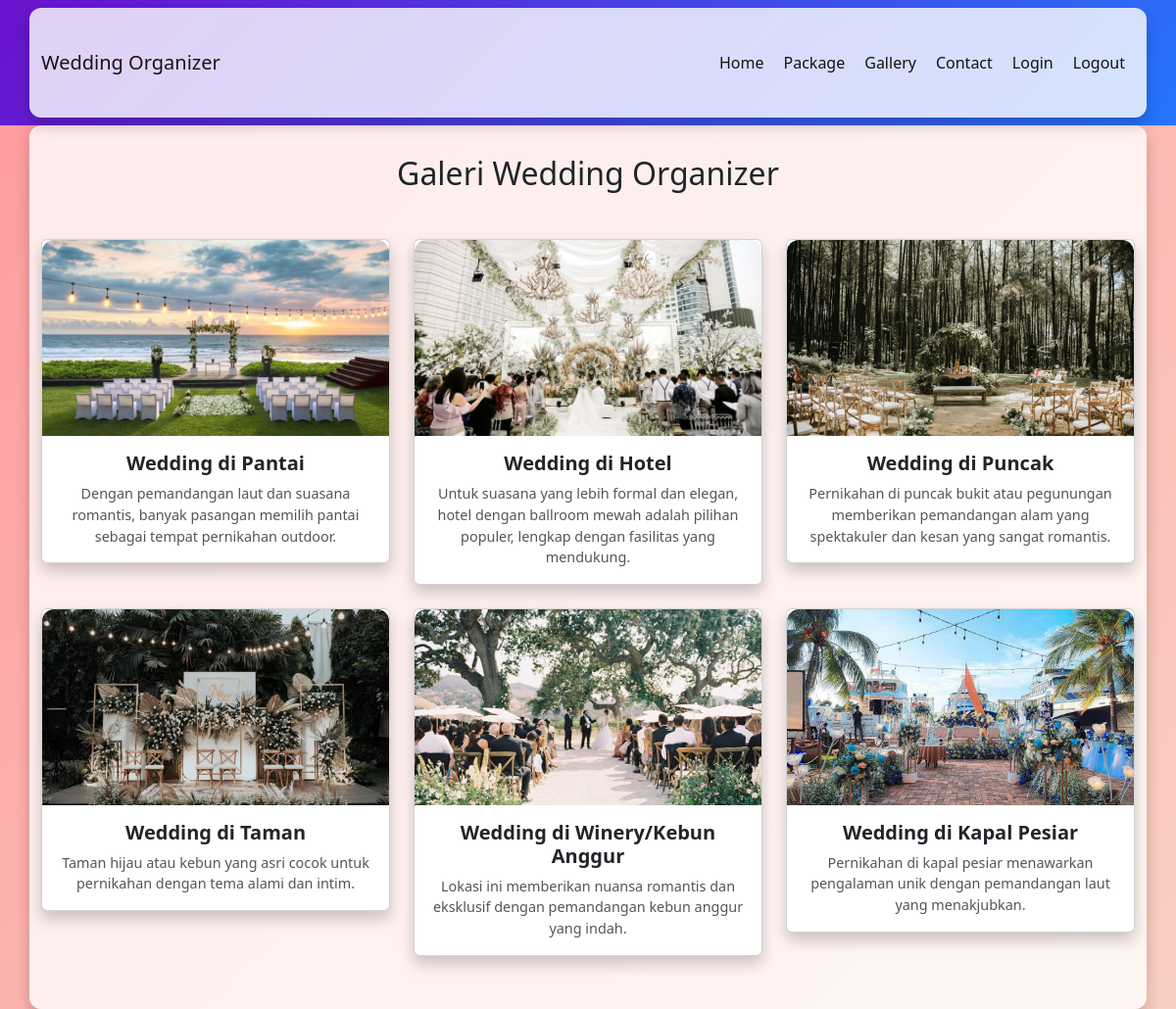
/pages/galeri.php, run on the app's committed database.
### tables this page shows
CREATE TABLE `gallery` (
  `id` int(11) NOT NULL,
  `title` varchar(100) NOT NULL,
  `description` text DEFAULT NULL,
  `image` varchar(255) NOT NULL,
  `created_at` timestamp NOT NULL DEFAULT current_timestamp()
);

### pages/galeri.php (the view, shortened to what this page needs)
<?php
include '../config/database.php';
$query = "SELECT * FROM gallery";
$result = mysqli_query($conn, $query);
?>
<!DOCTYPE html>
<html lang="en">
<head>
    <link href="https://cdn.jsdelivr.net/npm/bootstrap@5.3.3/dist/css/bootstrap.min.css" rel="stylesheet">
</head>
<body>
    <?php include '../includes/navbar.php'; ?>
    <div class="container">
        <h2 class="text-center mb-5">Galeri Wedding Organizer</h2>
        <div class="row">
            <?php while ($row = mysqli_fetch_assoc($result)): ?>
                <div class="col-md-4 mb-4">
                    <div class="card">
                        <img src="../uploads/galeri/<?php echo $row['image']; ?>" class="card-img-top" alt="Image" data-bs-toggle="modal" data-bs-target="#imageModal<?php echo $row['id']; ?>">
                        <div class="card-body">
                            <h5 class="card-title"><?php echo htmlspecialchars($row['title']); ?></h5>
                            <p class="card-text"><?php echo htmlspecialchars($row['description']); ?></p>
                        </div>
                    </div>
                </div>
            <?php endwhile; ?>
        </div>
    </div>
</body>
</html>

### includes/navbar.php (shortened to what this page needs)
<!DOCTYPE html>
<html lang="en">
<head>
    <link href="https://cdn.jsdelivr.net/npm/bootstrap@5.3.3/dist/css/bootstrap.min.css" rel="stylesheet">
</head>
<body>
<nav class="navbar navbar-expand-lg navbar-custom">
    <div class="container">
        <a class="navbar-brand" href="#">Wedding Organizer</a>
        <div class="collapse navbar-collapse" id="navbarNav">
            <ul class="navbar-nav ms-auto">
                <li class="nav-item">
                    <a class="nav-link" href="home.php">Home</a>
                </li>
                <li class="nav-item">
                    <a class="nav-link" href="paket.php">Package</a>
                </li>
                <li class="nav-item">
                    <a class="nav-link" href="galeri.php">Gallery</a>
                </li>
                <li class="nav-item">
                    <a class="nav-link" href="kontak.php">Contact</a>
                </li>
                <li class="nav-item">
                    <a class="nav-link" href="login.php">Login</a>
                </li>
                <li class="nav-item">
                    <a class="nav-link" href="logout.php">Logout</a>
                </li>
            </ul>
        </div>
    </div>
</nav>
</body>
</html>

### pages/galeri.php (style rules this page uses)
body { background: linear-gradient(135deg, #ff9a9e, #fad0c4); font-family: Arial, sans-serif; }
.card { border: none; border-radius: 12px; box-shadow: 0 8px 15px rgba(0, 0, 0, 0.2); display: flex; flex-direction: column; height: 100%; }
.card img { width: 100%; height: 200px; object-fit: cover; border-top-left-radius: 12px; border-top-right-radius: 12px; }
.card-body { padding: 15px; flex-grow: 1; }
.card-title { color: #333333; font-weight: bold; text-align: center; }
.card-text { font-size: 0.9rem; color: #555; text-align: center; }
h2 { color: #333333; }
.container { background: rgba(255, 255, 255, 0.8); padding: 30px; border-radius: 12px; box-shadow: 0 8px 15px rgba(0, 0, 0, 0.2); }

### includes/navbar.php (style rules this page uses)
.navbar-custom { background: linear-gradient(135deg, #6a11cb, #2575fc); }
.navbar-custom .navbar-brand, .navbar-custom .nav-link { color:rgb(20, 20, 20); }
.navbar-custom .nav-link { padding: 12px 18px; border: 2px solid transparent; border-radius: 4px; transition: all 0.3s ease; }

### data on the page
gallery: image (picture), title "Wedding di Pantai", description "Dengan pemandangan laut dan suasana romantis, banyak pasangan memilih pantai sebagai tempat pernikahan outdoor."
gallery: image (picture), title "Wedding di Hotel", description "Untuk suasana yang lebih formal dan elegan, hotel dengan ballroom mewah adalah pilihan populer, lengkap dengan fasilitas yang mendukung."
gallery: image (picture), title "Wedding di Puncak", description "Pernikahan di puncak bukit atau pegunungan memberikan pemandangan alam yang spektakuler dan kesan yang sangat romantis."
gallery: image (picture), title "Wedding di Taman", description "Taman hijau atau kebun yang asri cocok untuk pernikahan dengan tema alami dan intim."
gallery: image (picture), title "Wedding di Winery/Kebun Anggur", description "Lokasi ini memberikan nuansa romantis dan eksklusif dengan pemandangan kebun anggur yang indah."
gallery: image (picture), title "Wedding di Kapal Pesiar", description "Pernikahan di kapal pesiar menawarkan pengalaman unik dengan pemandangan laut yang menakjubkan."
